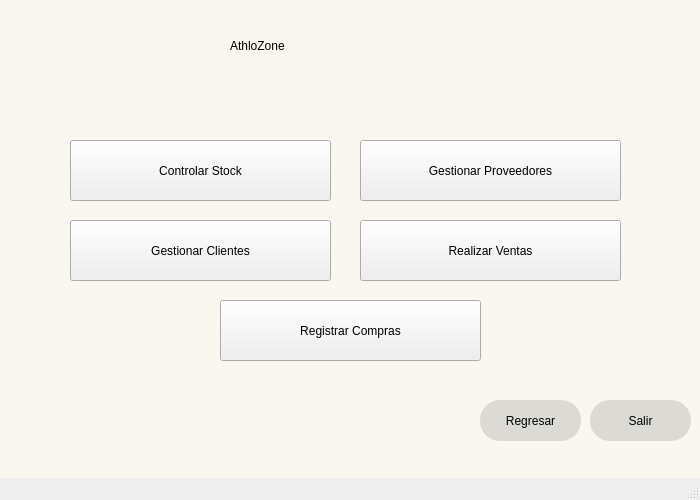
<?xml version="1.0" encoding="UTF-8"?>
<ui version="4.0">
 <class>MainWindow</class>
 <widget class="QMainWindow" name="MainWindow">
  <property name="geometry">
   <rect>
    <x>0</x>
    <y>0</y>
    <width>700</width>
    <height>500</height>
   </rect>
  </property>
  <property name="minimumSize">
   <size>
    <width>700</width>
    <height>500</height>
   </size>
  </property>
  <property name="maximumSize">
   <size>
    <width>700</width>
    <height>500</height>
   </size>
  </property>
  <property name="windowTitle">
   <string>MainWindow</string>
  </property>
  <property name="styleSheet">
   <string notr="true">QWidget#centralwidget{
background-color: #FAF7F0;
}</string>
  </property>
  <widget class="QWidget" name="centralwidget">
   <widget class="QLabel" name="label">
    <property name="geometry">
     <rect>
      <x>230</x>
      <y>0</y>
      <width>241</width>
      <height>91</height>
     </rect>
    </property>
    <property name="styleSheet">
     <string notr="true">font: 36pt &quot;Franklin Gothic Demi Cond&quot;;
</string>
    </property>
    <property name="text">
     <string>AthloZone</string>
    </property>
   </widget>
   <widget class="QPushButton" name="pushButton_3">
    <property name="geometry">
     <rect>
      <x>590</x>
      <y>400</y>
      <width>101</width>
      <height>41</height>
     </rect>
    </property>
    <property name="styleSheet">
     <string notr="true">background-color: rgb(220, 218, 212);
font: 9pt &quot;MS Shell Dlg 2&quot;;
border-radius: 20px;
</string>
    </property>
    <property name="text">
     <string>Salir</string>
    </property>
   </widget>
   <widget class="QPushButton" name="pushButton_4">
    <property name="geometry">
     <rect>
      <x>480</x>
      <y>400</y>
      <width>101</width>
      <height>41</height>
     </rect>
    </property>
    <property name="styleSheet">
     <string notr="true">background-color: rgb(220, 218, 212);
font: 9pt &quot;MS Shell Dlg 2&quot;;
border-radius: 20px;
</string>
    </property>
    <property name="text">
     <string>Regresar</string>
    </property>
   </widget>
   <widget class="QPushButton" name="botonControlarStock">
    <property name="geometry">
     <rect>
      <x>70</x>
      <y>140</y>
      <width>261</width>
      <height>61</height>
     </rect>
    </property>
    <property name="styleSheet">
     <string notr="true">font: 63 13pt &quot;Segoe UI Variable Display Semib&quot;;</string>
    </property>
    <property name="text">
     <string>Controlar Stock</string>
    </property>
   </widget>
   <widget class="QPushButton" name="botonGestionarProveedores">
    <property name="geometry">
     <rect>
      <x>360</x>
      <y>140</y>
      <width>261</width>
      <height>61</height>
     </rect>
    </property>
    <property name="styleSheet">
     <string notr="true">font: 63 13pt &quot;Segoe UI Variable Display Semib&quot;;</string>
    </property>
    <property name="text">
     <string>Gestionar Proveedores</string>
    </property>
   </widget>
   <widget class="QPushButton" name="botonRegistrarCompras">
    <property name="geometry">
     <rect>
      <x>220</x>
      <y>300</y>
      <width>261</width>
      <height>61</height>
     </rect>
    </property>
    <property name="styleSheet">
     <string notr="true">font: 63 13pt &quot;Segoe UI Variable Display Semib&quot;;</string>
    </property>
    <property name="text">
     <string>Registrar Compras</string>
    </property>
   </widget>
   <widget class="QPushButton" name="botonRealizarVentas">
    <property name="geometry">
     <rect>
      <x>360</x>
      <y>220</y>
      <width>261</width>
      <height>61</height>
     </rect>
    </property>
    <property name="styleSheet">
     <string notr="true">font: 63 13pt &quot;Segoe UI Variable Display Semib&quot;;</string>
    </property>
    <property name="text">
     <string>Realizar Ventas</string>
    </property>
   </widget>
   <widget class="QPushButton" name="botonGestionarClientes">
    <property name="geometry">
     <rect>
      <x>70</x>
      <y>220</y>
      <width>261</width>
      <height>61</height>
     </rect>
    </property>
    <property name="styleSheet">
     <string notr="true">font: 63 13pt &quot;Segoe UI Variable Display Semib&quot;;</string>
    </property>
    <property name="text">
     <string>Gestionar Clientes</string>
    </property>
   </widget>
  </widget>
  <widget class="QMenuBar" name="menubar">
   <property name="geometry">
    <rect>
     <x>0</x>
     <y>0</y>
     <width>700</width>
     <height>26</height>
    </rect>
   </property>
  </widget>
  <widget class="QStatusBar" name="statusbar"/>
 </widget>
 <resources/>
 <connections/>
</ui>
